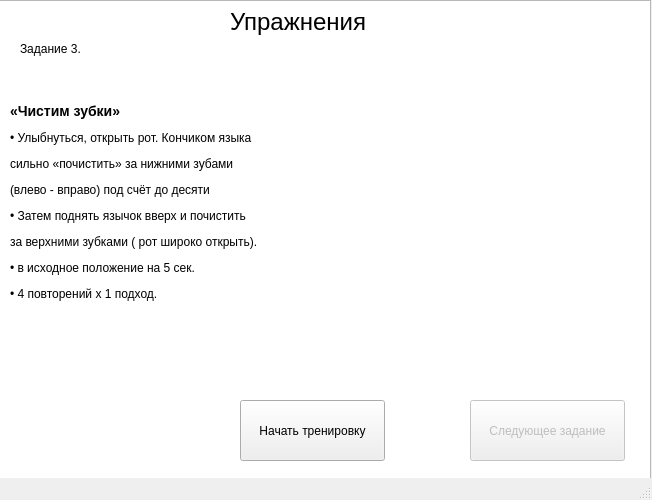
<?xml version="1.0" encoding="UTF-8"?>
<ui version="4.0">
 <class>MainWindow</class>
 <widget class="QMainWindow" name="MainWindow">
  <property name="enabled">
   <bool>true</bool>
  </property>
  <property name="geometry">
   <rect>
    <x>0</x>
    <y>0</y>
    <width>652</width>
    <height>500</height>
   </rect>
  </property>
  <property name="windowTitle">
   <string>Тренировка</string>
  </property>
  <widget class="QWidget" name="centralwidget">
   <widget class="QLabel" name="label">
    <property name="geometry">
     <rect>
      <x>230</x>
      <y>6</y>
      <width>141</width>
      <height>31</height>
     </rect>
    </property>
    <property name="font">
     <font>
      <pointsize>18</pointsize>
     </font>
    </property>
    <property name="text">
     <string>Упражнения</string>
    </property>
   </widget>
   <widget class="QListView" name="listView">
    <property name="geometry">
     <rect>
      <x>-10</x>
      <y>0</y>
      <width>661</width>
      <height>971</height>
     </rect>
    </property>
    <property name="autoScroll">
     <bool>false</bool>
    </property>
   </widget>
   <widget class="QWidget" name="horizontalLayoutWidget">
    <property name="geometry">
     <rect>
      <x>30</x>
      <y>480</y>
      <width>731</width>
      <height>80</height>
     </rect>
    </property>
    <layout class="QHBoxLayout" name="horizontalLayout"/>
   </widget>
   <widget class="QPushButton" name="pushButton">
    <property name="geometry">
     <rect>
      <x>240</x>
      <y>400</y>
      <width>145</width>
      <height>61</height>
     </rect>
    </property>
    <property name="text">
     <string>Начать тренировку</string>
    </property>
   </widget>
   <widget class="QLabel" name="label_3">
    <property name="geometry">
     <rect>
      <x>20</x>
      <y>40</y>
      <width>105</width>
      <height>17</height>
     </rect>
    </property>
    <property name="text">
     <string>Задание 3.</string>
    </property>
   </widget>
   <widget class="QWidget" name="horizontalLayoutWidget_2">
    <property name="geometry">
     <rect>
      <x>10</x>
      <y>60</y>
      <width>631</width>
      <height>284</height>
     </rect>
    </property>
    <layout class="QHBoxLayout" name="horizontalLayout_2">
     <item>
      <widget class="QLabel" name="label_4">
       <property name="text">
        <string>&lt;html&gt;&lt;head/&gt;&lt;body&gt;&lt;h3 style=&quot; margin-top:0px; margin-bottom:0px; margin-left:0px; margin-right:0px; -qt-block-indent:0; text-indent:0px; background-color:transparent;&quot;&gt;&lt;span style=&quot; font-family:'Liberation Serif,serif'; font-size:14pt; font-weight:600; background-color:transparent;&quot;&gt;«Чистим зубки&lt;/span&gt;&lt;span style=&quot; font-size:large; font-weight:600;&quot;&gt;»&lt;/span&gt;&lt;/h3&gt;&lt;p&gt;• Улыбнуться, открыть рот. Кончиком языка &lt;/p&gt;&lt;p&gt;сильно «почистить» за нижними зубами &lt;/p&gt;&lt;p&gt;(влево - вправо) под счёт до десяти &lt;/p&gt;&lt;p&gt;• Затем поднять язычок вверх и почистить &lt;/p&gt;&lt;p&gt;за верхними зубками ( рот широко открыть). &lt;/p&gt;&lt;p&gt;• в исходное положение на 5 сек. &lt;/p&gt;&lt;p&gt;• 4 повторений х 1 подход. &lt;/p&gt;&lt;/body&gt;&lt;/html&gt;</string>
       </property>
      </widget>
     </item>
     <item>
      <widget class="QLabel" name="label_2">
       <property name="contextMenuPolicy">
        <enum>Qt::DefaultContextMenu</enum>
       </property>
       <property name="layoutDirection">
        <enum>Qt::RightToLeft</enum>
       </property>
       <property name="text">
        <string/>
       </property>
       <property name="pixmap">
        <pixmap>train/train3.jpg</pixmap>
       </property>
      </widget>
     </item>
    </layout>
   </widget>
   <widget class="QPushButton" name="pushButton_2">
    <property name="enabled">
     <bool>false</bool>
    </property>
    <property name="geometry">
     <rect>
      <x>470</x>
      <y>400</y>
      <width>155</width>
      <height>61</height>
     </rect>
    </property>
    <property name="text">
     <string>Следующее задание</string>
    </property>
   </widget>
   <zorder>listView</zorder>
   <zorder>label</zorder>
   <zorder>horizontalLayoutWidget</zorder>
   <zorder>pushButton</zorder>
   <zorder>label_3</zorder>
   <zorder>horizontalLayoutWidget_2</zorder>
   <zorder>pushButton_2</zorder>
  </widget>
  <widget class="QStatusBar" name="statusbar"/>
 </widget>
 <resources/>
 <connections/>
</ui>
